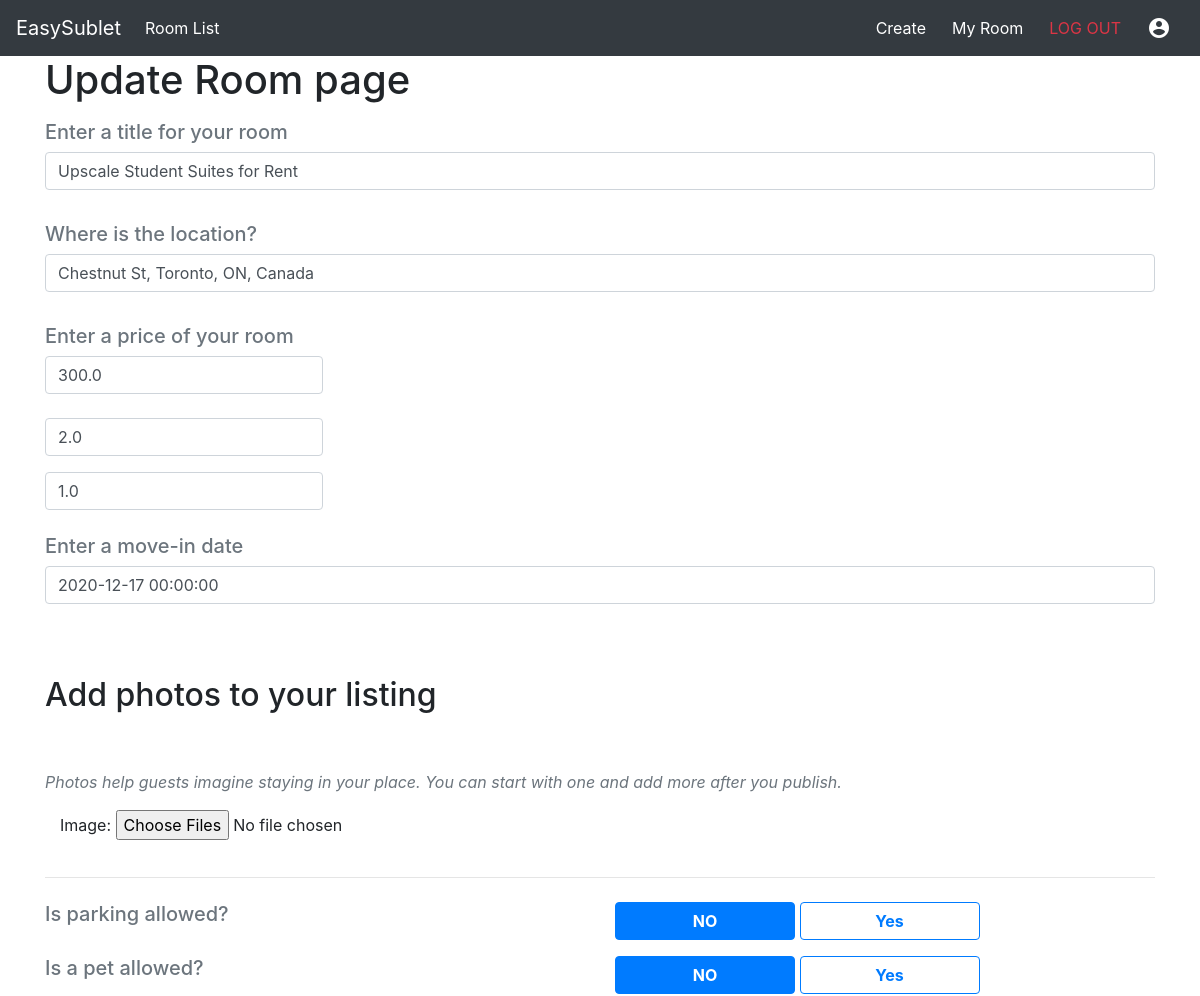
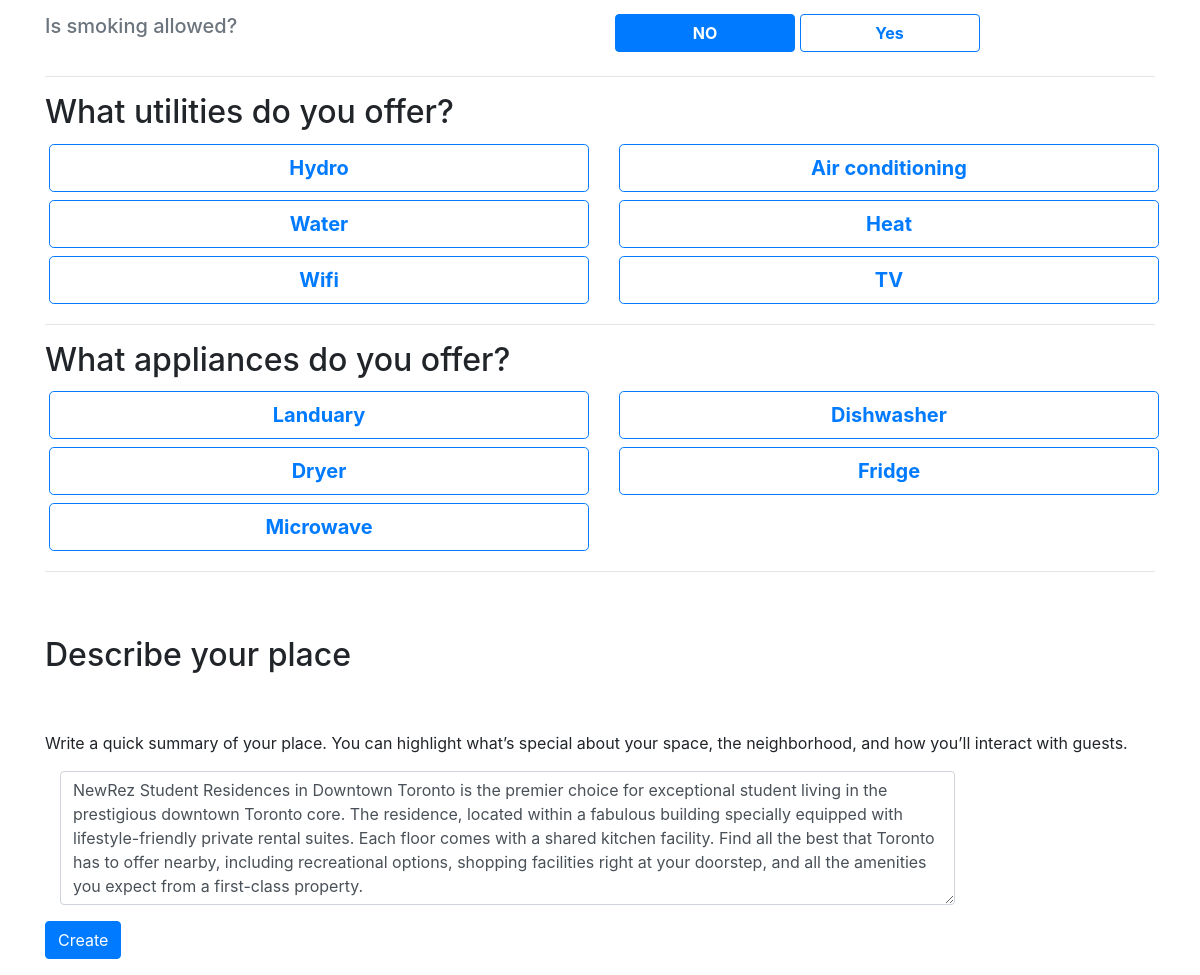
The app's page /room/update/53 (signed in) with its own data (2 pictures, top to bottom).
### RoomRental/models.py (models this page shows, shortened)
class Room(models.Model):
    user = models.ForeignKey(User, default=1, on_delete=models.SET_NULL, null=True)
    id = models.fields.BigAutoField(primary_key=True)
    title = models.fields.CharField(max_length=100, blank=False, null=False)
    address = models.fields.CharField(max_length=255, blank=False, null=False)
    latitude = models.fields.FloatField(null=True, blank=True)
    longitude = models.fields.FloatField(null=True, blank=True)
    description = models.fields.TextField(null=True, blank=True)
    price = models.fields.FloatField(null=True, blank=True)
    is_parking = models.fields.BooleanField(default=False)
    is_pet = models.fields.BooleanField(default=False)
    is_smoking = models.fields.BooleanField(default=False)
    has_hydro = models.fields.BooleanField(default=False)
    has_aircondition = models.fields.BooleanField(default=False)
    has_water = models.fields.BooleanField(default=False)
    has_heat = models.fields.BooleanField(default=False)
    has_wifi = models.fields.BooleanField(default=False)
    has_tv = models.fields.BooleanField(default=False)
    has_laundry = models.fields.BooleanField(default=False)
    has_fridge = models.fields.BooleanField(default=False)
    has_dishwasher = models.fields.BooleanField(default=False)
    has_dryer = models.fields.BooleanField(default=False)
    has_microwave = models.fields.BooleanField(default=False)
    movein_date = models.fields.DateTimeField(null=True, blank=True)
    created_on = models.fields.DateTimeField(auto_now=True)

### RoomRental/views.py (the view, shortened to what this page needs)
# urls.py: path('room/update/<int:room_id>', room_update_view, name='room_update_view'),
@login_required
def room_update_view(request,room_id,*args,**kwargs):
    room = get_object_or_404(Room, pk = room_id)
    if request.user == room.user:
        room_form = RoomForm(request.POST or None, instance=room)
        image_form = ImageForm()
        images = request.FILES.getlist('image')
        print(images)
        context = {'page':'Update Room page','room_form' : room_form,'image_form':image_form}
        return render(request,'RoomCreate_Page.html',context,status=200)
    else:
        return redirect('room_list_view')

### RoomRental/forms.py
class ImageForm(forms.ModelForm):
    class Meta:
        model = Image
        fields = ('image',)
        widgets = {
            'image' : forms.ClearableFileInput(attrs={'multiple':True})
        }

### RoomRental/templates/RoomCreate_Page.html (shortened to what this page needs)
{% extends 'base.html' %}
{% load static %}
{% block content %}
<h1>{{page}}</h1>
<form method="POST" enctype="multipart/form-data" >{% csrf_token %}
        <div class="row">
            <div class="col-12">
                <div class="form-group pt-2 pb-2">
                    <h5 class="text-secondary">Enter a title for your room</h5>
                    {{room_form.title}}
                </div>
                <div class="form-group pt-2 pb-2">
                    <h5 class="text-secondary">Where is the location?</h5>
                    <div class=" ">
                        {{room_form.address}}
                    </div>
                </div>
                <div class="form-group pt-2 pb-2">
                    <h5 class="text-secondary">Enter a price of your room</h5>
                    {{room_form.price}}
                </div>
                <div class="form-group" style="">
                    {{room_form.latitude}}
                </div>
                <div class="form-group" style="">
                    {{room_form.longitude}}
                </div>
                <div class="form-group pt-2 pb-2">
                    <h5 class="text-secondary">Enter a move-in date</h5>
                    <div class=" ">
                        {{room_form.movein_date}}
                    </div>
                </div>
            </div>
        </div>
        <div class="row">
            <div class="col-12">
                <div class="form-group">
                    <h2 class="pt-5 pb-5 text-body text">Add photos to your listing</h2>
                    <p class="text-secondary font-italic">Photos help guests imagine staying in your place. You can start with one and add more after you publish.</p>
                    <div class="col-md-10">
                        {{image_form.as_p}}
                    </div>
                </div>
            </div>
        </div>
        <hr />
        <div class="row pt-2 pb-2">
            <div class="col-6">
                <h5 class="text-secondary">Is parking allowed?</h5>
            </div>
            <div class="col-6">
                <div class="col-4 btn btn-primary font-weight-bold" id="park-no">NO</div>
                <div class="col-4 btn btn-outline-primary font-weight-bold" id="park-yes">Yes</div>
            </div>
        </div>
        <div class="row pt-2 pb-2">
            <div class="col-6">
                <h5 class="text-secondary">Is a pet allowed?</h5>
            </div>
            <div class="col-6">
                <div class="col-4 btn btn-primary font-weight-bold" id="pet-no">NO</div>
                <div class="col-4 btn btn-outline-primary font-weight-bold" id="pet-yes">Yes</div>
            </div>
        </div>
        <div class="row pt-2 pb-2">
            <div class="col-6">
                <h5 class="text-secondary">Is smoking allowed?</h5>
            </div>
            <div class="col-6">
                <div class="col-4 btn btn-primary font-weight-bold" id="smoking-no">NO</div>
                <div class="col-4 btn btn-outline-primary font-weight-bold" id="smoking-yes">Yes</div>
            </div>
        </div>
        <hr />
        <div class="row">
            <div class="col-12">
                <h2>What utilities do you offer?</h2>
            </div>
        </div>
        <div class="row">
            <div class="col-sm-12 col-lg-6">
                <div class="m-1 btn btn-outline-primary btn-block btn-lg font-weight-bold" id="Hydro">Hydro</div>
            </div>
            <div class="col-sm-12 col-lg-6">
                <div class="m-1 btn btn-outline-primary btn-block btn-lg font-weight-bold" id="Airconditioning">Air conditioning</div>
            </div>
        </div>
        <div class="row">
            <div class="col-sm-12 col-lg-6">
                <div class="m-1 btn btn-outline-primary btn-block btn-lg font-weight-bold" id="Water">Water</div>
            </div>
            <div class="col-sm-12 col-lg-6">
                <div class="m-1 btn btn-outline-primary btn-block btn-lg font-weight-bold" id="Heat">Heat</div>
            </div>
        </div>
        <div class="row">
            <div class="col-sm-12 col-lg-6">
                <div class="m-1 btn btn-outline-primary btn-block btn-lg font-weight-bold" id="Wifi">Wifi</div>
            </div>
            <div class="col-sm-12 col-lg-6">
                <div class="m-1 btn btn-outline-primary btn-block btn-lg font-weight-bold" id="TV">TV</div>
            </div>
        </div>
        <hr />
        <div class="row">
            <div class="col-12">
                <h2>What appliances do you offer?</h2>
            </div>
        </div>
        <div class="row">
            <div class="col-sm-12 col-lg-6">
                <div class="m-1 btn btn-outline-primary btn-block btn-lg font-weight-bold" id="Landuary">Landuary</div>
            </div>
            <div class="col-sm-12 col-lg-6">
                <div class="m-1 btn btn-outline-primary btn-block btn-lg font-weight-bold" id="Dishwasher">Dishwasher</div>
            </div>
        </div>
        <div class="row">
            <div class="col-sm-12 col-lg-6">
                <div class="m-1 btn btn-outline-primary btn-block btn-lg font-weight-bold" id="Dryer">Dryer</div>
            </div>
            <div class="col-sm-12 col-lg-6">
                <div class="m-1 btn btn-outline-primary btn-block btn-lg font-weight-bold" id="Fridge">Fridge</div>
            </div>
        </div>
        <div class="row">
            <div class="col-sm-12 col-lg-6">
                <div class="m-1 btn btn-outline-primary btn-block btn-lg font-weight-bold" id="Microwave">Microwave</div>
            </div>
        </div>
        <hr />
        <div class="row">
            <div class="col-12">
                <h2 class="pt-5 pb-5">Describe your place</h2>
                <div class="form-group">
                    <div>
                        <p>Write a quick summary of your place. You can highlight what’s special about your space, the neighborhood, and how you’ll interact with guests.</p>
                    </div>
                    <div class="col-md-10">
                        {{room_form.description}}
                    </div>
                </div>
                <div class="form-group">
                    <input type="submit" value="Create" class="btn btn-primary" />
                </div>
            </div>
        </div>
    </form>
{% endblock content %}

### records on screen
Room: title "Upscale Student Suites for Rent", address "Chestnut St, Toronto, ON, Canada", price "300.0", latitude "2.0", longitude "1.0", movein_date "2020-12-17 00:00:00", description "NewRez Student Residences in Downtown Toronto is the premier choice for exceptional student living in the prestigious downtown Toronto core. The residence, located within a fabulous building specially equipped with lifestyle-friendly private rental suites. Each floor comes with a shared kitchen facility. Find all the best that Toronto has to offer nearby, including recreational options, shopping facilities right at your doorstep, and all the amenities you expect from a first-class property."

### other values on screen
{{ page }} "Update Room page"
